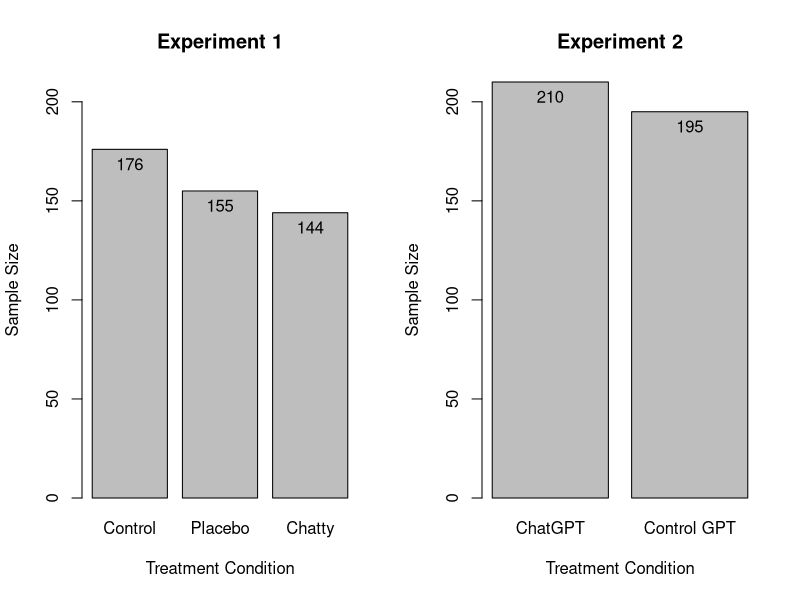

The R script that drew this image:
## ---- chunk 1
# load packages

library(data.table)
library(dplyr)
library(ggplot2)
## ---- chunk 2
# Create simulation function using linear regression

simulate_regression <- function(recruits, mean_bad_moves, effect_size, sd_bad_moves){
    d <- data.table(
      n = 1:recruits)
    
    half_recruits <- floor(recruits/2)
    
    ## no treatment data 
    d_1 <- data.table(
      id    = 1:half_recruits, 
      treat = 0)
    
    ## assign num bad moves to treatment group
    d_1[ , Bad_moves := rnorm(.N, mean=mean_bad_moves, sd=sd_bad_moves)]
    
    ## treatment data 
    d_2 <- data.table(
      id    = (half_recruits+1):recruits, 
      treat = 1)
    
    ## assign num bad moves to treatment group
    d_2[ , Bad_moves := rnorm(.N, mean=mean_bad_moves*(1+effect_size), sd=sd_bad_moves)]
    
    ## Stack data frames 
    d <- rbind(d_1, d_2)
    
    model_1    <- lm(Bad_moves ~ treat, data = d)
    anova_m1 <- anova(model_1)
    
    return(anova_m1$`Pr(>F)`)
    }

## ---- chunk 3
# Sample sizes to simulate
steps <- seq(0, 400, by=25)

# Effect sizes to simulate
effects <- c(.05, .075, .10, .15)

# Create master data frame to aggregate the data into
g_total <- data.frame()

for (eff in effects){ #loop through effect sizes
  power_list <- data.frame()
  
  # Print for status
  # print(paste(toString(eff*100),"%", sep = ""))
  
  for (step in steps){ #loop through sample sizes 
    
    # simulate_regression <- function(recruits, mean_bad_moves, effect_size, sd_bad_moves)
    p_vals <- replicate(250, simulate_regression(step, 69, eff, 13.7))
    
    power <- length(p_vals[p_vals < 0.05])/length(p_vals)
    power_list <- rbind(power_list, power)
  }
  g <- bind_cols(power_list, steps)
  colnames(g) <- c("y", "x")
 
  # Create column with effect size for this loop 
  x<-rep(c(paste(toString(eff*100),"%", sep = "")),times=length(steps))
  g["Effect_size"] = x
  
  # append data to master data frame
  g_total <- rbind(g_total, g)
}
## ---- chunk 4
# read in experiment 1 data
exp_data <- fread('../data/exp_data.csv')
## ---- chunk 5
# read in experiment 2 data
exp_data_gpt <- fread('../data/exp_data_gpt.csv')
exp_data_gpt <- exp_data_gpt[maia_name %in% c('chess4gerry', 'ucb_123', 'sandman353', 'bcu_555')]
## ---- chunk 6
# determine maximum value across both experiments to have same range on y-axis
max_count <- max(c(
  exp_data[, .N, by = chat_type]$N,
  exp_data_gpt[, .N, by = chat_type]$N
))

# set up layout for 2 plots side by side
par(mfrow = c(1, 2))

# experiment 1 plot
hist_data <- exp_data[, .N, by = chat_type]
barplot(height = hist_data$N, names.arg = hist_data$chat_type, col = "gray",
        main = "Experiment 1", xlab = "Treatment Condition", ylab = "Sample Size",
        ylim = c(0, max_count))  # set y-axis scale using max_count from above
text(x = barplot(height = hist_data$N, col = "gray", plot = FALSE),
     y = hist_data$N, labels = hist_data$N, pos = 1, col = "black")

# experiment 2 plot
hist_data <- exp_data_gpt[, .N, by = chat_type]
barplot(height = hist_data$N, names.arg = hist_data$chat_type, col = "gray",
        main = "Experiment 2", xlab = "Treatment Condition", ylab = "Sample Size",
        ylim = c(0, max_count))  # set y-axis scale using max_count from above
text(x = barplot(height = hist_data$N, col = "gray", plot = FALSE),
     y = hist_data$N, labels = hist_data$N, pos = 1, col = "black")

